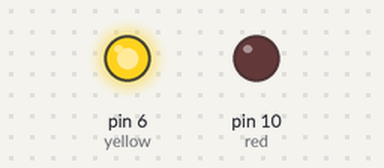
A sketch run on a simulated Arduino Uno, built with avr-gcc and run on an emulated ATmega328P. Shown: output pins drawn as LEDs (lit = HIGH).

Above: at 0.2 s.
At 5.2 s:
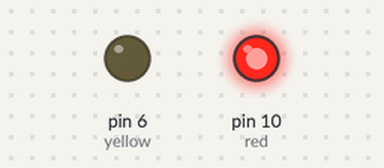
At 9.7 s:
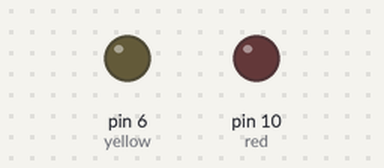
Timing chart, 0 to 10.4 s (numbered marks = the images above):
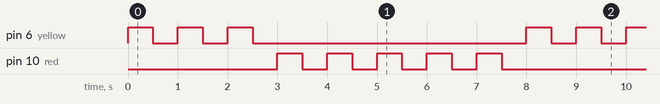

Measured:
- by itself, pin 6 (yellow): repeats every 8.0 s: 2 × (LOW 0.50 s, HIGH 0.50 s), LOW 5.5 s, HIGH 0.50 s
- by itself, pin 10 (red): repeats every 8.0 s: 4 × (LOW 0.50 s, HIGH 0.50 s), LOW 3.5 s, HIGH 0.50 s
- by itself, everything shown: repeats every 8.0 s, in 16 steps

The sketch:

using_forLoop.ino
```cpp
int yellow=6;
int red=10;
int yellowtime=500;
int redtime=500;
int yellowblink=3;
int redblink=5;
int i;

void setup() {
  // put your setup code here, to run once:
pinMode(yellow,OUTPUT);
pinMode(red,OUTPUT);
Serial.begin(9600);
}

void loop() {
  // put your main code here, to run repeatedly:

for(i=0;i<yellowblink;i++){  //yellow blink
digitalWrite(yellow,HIGH);
delay(yellowtime);
digitalWrite(yellow,LOW);
delay(yellowtime);
}

for(i=0;i<redblink;i++){     //red blink
digitalWrite(red,HIGH);
delay(redtime);
digitalWrite(red,LOW);
delay(redtime);
}
}
```
